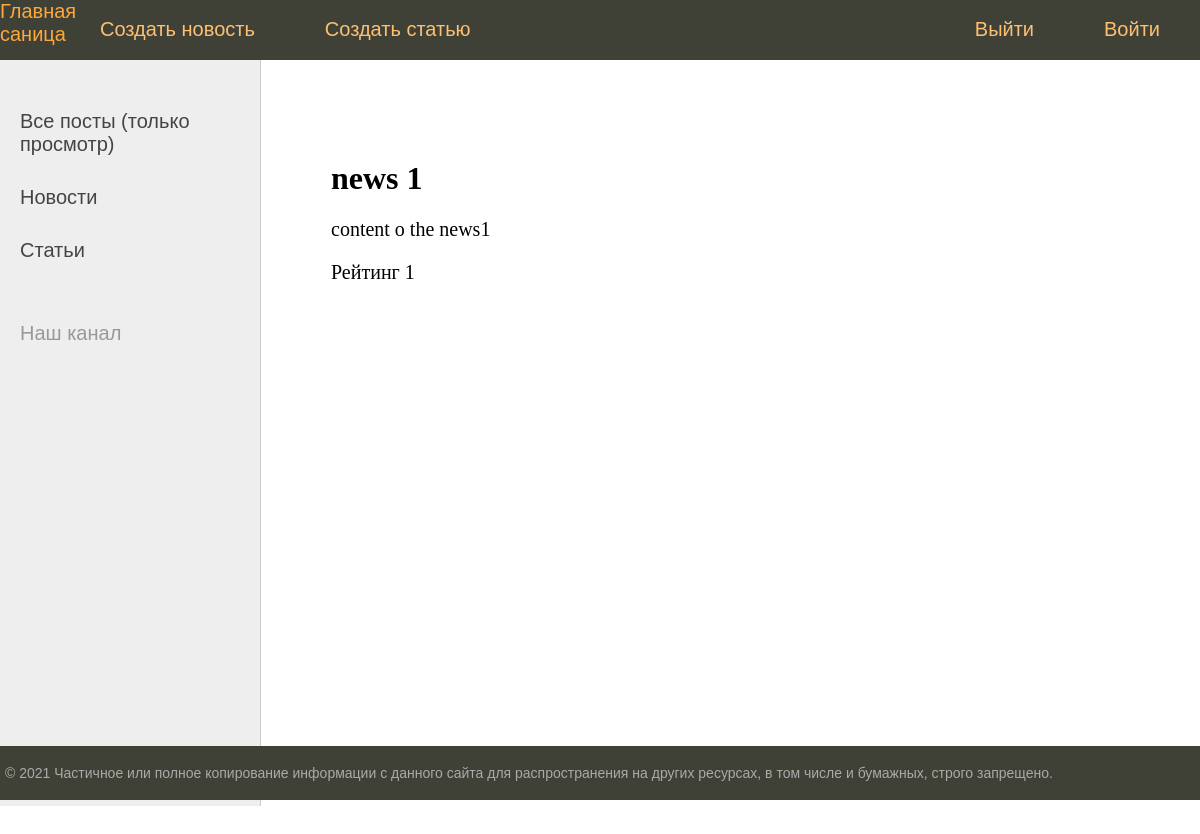
/showpost/1, run on the app's committed database.
### newsportal/models.py (models this page shows, shortened)
class Post(models.Model):
    author = models.ForeignKey(Author, on_delete=models.CASCADE, verbose_name='Автор')
    type_post = models.CharField(max_length=1, choices=POSTS, verbose_name='Тип поста')
    time_created = models.DateTimeField(auto_now_add=True, verbose_name='Дата создания')
    category = models.ManyToManyField(Category, through="PostCategory", verbose_name='Категория')
    title =  models.CharField(max_length=255, verbose_name='Оглавление')
    content = models.TextField( verbose_name='Содержание')
    rating = models.SmallIntegerField(default=0, verbose_name='Рейтинг')

### newsportal/views.py (the view)
# urls.py: path('showpost/<int:post_id>', showpost, name='showpost'),
def showpost(request, post_id):
    post = Post.objects.get(pk=post_id)
    context = {
        'title':post.title,
        'post':post
    }
    return render(request, 'showpost.html', context)

### newsportal/templatetags/custom_filters.py (called while the page is built)
@register.filter()
def censor(value:str):
   swear_words = ('банан', 'морков', 'карто', 'броккол', 'ананас',
                  'Банан', 'Морков', 'Карто', 'Броккол', 'Ананас',)
   for word in swear_words:
      if word in value:
          value = value.replace(word, '****')
   return value

### templates/showpost.html (shortened to what this page needs)
{% extends 'default.html' %}
{% load custom_filters %}
{% block content %}
<h1>{{ post.title|censor }}</h1>
<p>{{ post.content|censor }}</p>
<p>Рейтинг {{ post.rating }}</p>
{% endblock content %}

### static/styles.css (style rules this page uses)
html, body { font-family: 'Arial'; margin: 0; padding: 0; height: 100%; width: 100%; color: #444; }
.content-text h1 { font-size: 32px; }

### data on the page
Post: title|censor "news 1", content|censor "content o the news1", rating "1"
